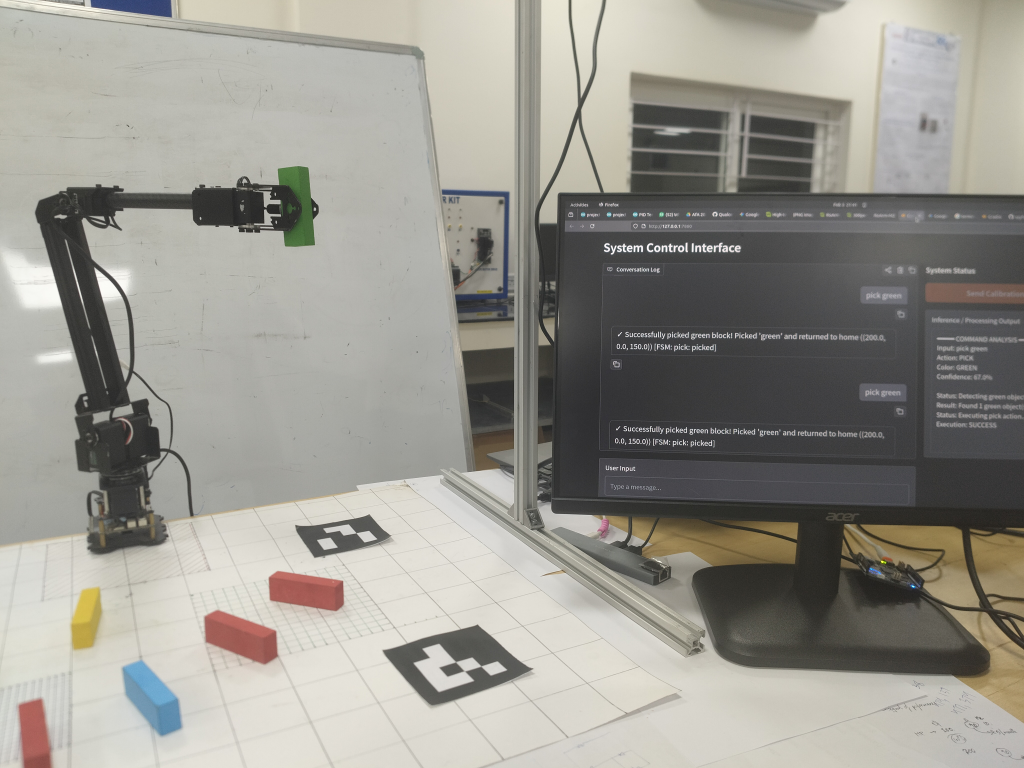
#> input picture assets/workspace.jpg, 4096 x 3072 px (shown at 1/4 size)
$ python -i detect_jenga.py   (imports and definitions only)
#> lines starting #> are read from the running program, lines starting #| are printed output that depends on the picture; after the words box and inside, x2 and y2 are one past the last pixel; in counts of white or black regions, pixels touching at a corner belong together
"""Jenga block detector using color segmentation and distance estimation."""

import cv2
import numpy as np
import pyrealsense2 as rs

TABLE_Z_HEIGHT = -120.0
BLOCK_HEIGHT = 15.0

class JengaBlockDetector:
    def __init__(self, focal_length=None, real_block_length=7, camera_intrinsics=None):
        self.focal_length = focal_length
        self.real_block_length = real_block_length

        # Known Jenga block dimensions in cm (1.5 x 2.5 x 7)
        self.real_block_short_sides = (2.5, 1.5)
        self.split_tolerance = 0.30
        self.max_split_per_axis = 8

        # Camera intrinsics for 3D coordinate conversion
        self.camera_intrinsics = camera_intrinsics or {
            'fx': focal_length,
            'fy': focal_length,
            'ppx': 320,
            'ppy': 240
        }

        # HSV color ranges for each block color
        self.color_ranges = {
            'red': [(np.array([0, 100, 100]), np.array([5, 255, 255])),
                    (np.array([160, 100, 100]), np.array([180, 255, 255]))],
            'blue': [(np.array([70, 100, 100]), np.array([130, 255, 255]))],
            'green': [(np.array([40, 50, 50]), np.array([80, 255, 255]))],
            'yellow': [(np.array([21, 100, 100]), np.array([35, 255, 255]))],
            'pink': [(np.array([140, 25, 150]), np.array([165, 255, 255]))],
            'orange': [(np.array([6, 100, 100]), np.array([20, 255, 255]))]
        }

        # Homography matrix for coordinate frame transformation
        self.homography_matrix = None

    def segment_color(self, hsv_image, color_name):
        """Create mask for a specific color."""
        mask = np.zeros(hsv_image.shape[:2], dtype=np.uint8)

        for lower, upper in self.color_ranges[color_name]:
            mask = cv2.bitwise_or(mask, cv2.inRange(hsv_image, lower, upper))

        # Clean up mask with morphological operations
        kernel = np.ones((5, 5), np.uint8)
        mask = cv2.morphologyEx(mask, cv2.MORPH_CLOSE, kernel)
        mask = cv2.morphologyEx(mask, cv2.MORPH_OPEN, kernel)

        return mask

    def find_aligned_rectangle(self, contour):
        """Find the minimum area rectangle aligned with block edges."""
        rect = cv2.minAreaRect(contour)

        box = cv2.boxPoints(rect)
        box = np.int32(box)

        center = rect[0]
        width, height = rect[1]
        angle = rect[2]

        # Ensure width is always the longest side
        if width < height:
            width, height = height, width
            angle += 90

        return {
            'center': center,
            'width': width,   # Longest side in pixels
            'height': height, # Shortest side in pixels
            'angle': angle,
            'box': box
        }

    # [7 lines left out: function calculate_distance, not called in this run]

    def pixel_to_3d_world(self, pixel_x, pixel_y, distance_cm):
        """Convert 2D image coordinates to 3D world coordinates."""
        fx = self.camera_intrinsics['fx']
        fy = self.camera_intrinsics['fy']
        ppx = self.camera_intrinsics['ppx']
        ppy = self.camera_intrinsics['ppy']

        # Pinhole camera model conversion
        x = (pixel_x - ppx) * distance_cm / fx
        y = (pixel_y - ppy) * distance_cm / fy
        z = distance_cm

        return {
            'x': x,
            'y': y,
            'z': z
        }

    # [66 lines left out: functions load_calibration_matrix, transform_to_new_frame, _major_axis_unit_vector, _direction_away_from_observer_bottom, not called in this run]

    def _perpendicular_anticlockwise(self, vx, vy):
        """Return a vector perpendicular (90 degrees anticlockwise) to input."""
        return vy, -vx

    # [49 lines left out: functions _line_segment_intersection, _find_bbox_intersection, not called in this run]

    def _split_rect_if_merged(self, rect_info):
        """Split a merged min-area rectangle into multiple block-sized rectangles.

        When multiple same-color blocks touch, they form a single contour.
        This splits oversized rectangles based on expected Jenga dimensions.
        """
        width = float(rect_info['width'])
        height = float(rect_info['height'])
        if width <= 1e-6 or height <= 1e-6:
            return [rect_info]

        observed_aspect = width / height

        # Choose expected aspect ratio that best matches observation
        expected_aspects = [self.real_block_length / s for s in self.real_block_short_sides]
        expected_aspect = min(expected_aspects, key=lambda a: abs(observed_aspect - a))

        tol = float(self.split_tolerance)

        # Determine how many blocks are merged along each axis
        n_major = 1
        if observed_aspect > expected_aspect * (1.0 + tol):
            n_major = int(round(observed_aspect / expected_aspect))

        n_minor = 1
        # Equivalent to: (height/width) > (1/expected_aspect)*(1+tol)
        if (height / width) * expected_aspect > (1.0 + tol):
            n_minor = int(round((height / width) * expected_aspect))

        n_major = max(1, min(self.max_split_per_axis, n_major))
        n_minor = max(1, min(self.max_split_per_axis, n_minor))

        if n_major == 1 and n_minor == 1:
            return [rect_info]

        # Subdivide into grid of rectangles aligned with same angle
        angle = float(rect_info['angle'])
        theta = np.deg2rad(angle)
        ux, uy = float(np.cos(theta)), float(np.sin(theta))
        vx, vy = -uy, ux

        sub_w = width / n_major
        sub_h = height / n_minor

        cx0, cy0 = float(rect_info['center'][0]), float(rect_info['center'][1])
        out = []

        for i in range(n_major):
            for j in range(n_minor):
                # Center offsets to keep grid centered on original rect
                off_major = (i - (n_major - 1) / 2.0) * sub_w
                off_minor = (j - (n_minor - 1) / 2.0) * sub_h
                cx = cx0 + off_major * ux + off_minor * vx
                cy = cy0 + off_major * uy + off_minor * vy

                sub_rect = ((cx, cy), (sub_w, sub_h), angle)
                box = cv2.boxPoints(sub_rect)
                box = np.int32(box)

                out.append({
                    'center': (cx, cy),
                    'width': sub_w,
                    'height': sub_h,
                    'angle': angle,
                    'box': box
                })

        return out

    def detect_blocks(self, image):
        """Detect all Jenga blocks in the image."""
        hsv = cv2.cvtColor(image, cv2.COLOR_BGR2HSV)
        detected_blocks = []

        for color_name in self.color_ranges.keys():
            mask = self.segment_color(hsv, color_name)
            contours, _ = cv2.findContours(mask, cv2.RETR_EXTERNAL, cv2.CHAIN_APPROX_SIMPLE)

            for contour in contours:
                area = cv2.contourArea(contour)

                # Filter by minimum area
                if area < 500:
                    continue

                rect_info = self.find_aligned_rectangle(contour)
                # Split merged blobs into individual block rectangles
                rect_infos = self._split_rect_if_merged(rect_info)

                # Filter by solidity
                hull = cv2.convexHull(contour)
                hull_area = cv2.contourArea(hull)
                if hull_area > 0:
                    solidity = area / hull_area
                    if solidity < 0.6:
                        continue

                # Process each rectangle
                approx_area_each = float(area) / max(1, len(rect_infos))

                for ri in rect_infos:
                    width = float(ri['width'])
                    height = float(ri['height'])
                    if width <= 1e-6 or height <= 1e-6:
                        continue

                    aspect_ratio = width / height
                    # Filter invalid aspect ratios
                    if aspect_ratio < 1.2 or aspect_ratio > 6:
                        continue

                    # Calculate distance using longest side
                    dist = 0.0
                    if self.focal_length is not None:
                        dist = self.calculate_distance(width)

                    # Convert to 3D coordinates
                    center_pixel = ri['center']
                    world_coords = self.pixel_to_3d_world(center_pixel[0], center_pixel[1], dist)

                    # Transform to robot frame if calibration available
                    new_frame_coords = self.transform_to_new_frame(world_coords)

                    # Calculate perpendicular intersection point
                    vx, vy = self._major_axis_unit_vector(ri['angle'])
                    vx, vy = self._direction_away_from_observer_bottom(vx, vy)
                    perp_vx, perp_vy = self._perpendicular_anticlockwise(vx, vy)
                    intersection = self._find_bbox_intersection(ri['center'], perp_vx, perp_vy, ri['box'])

                    # Calculate 3D coordinates for intersection point
                    intersection_world_coords = None
                    intersection_new_frame_coords = None
                    if intersection is not None:
                        intersection_world_coords = self.pixel_to_3d_world(intersection[0], intersection[1], dist)
                        intersection_new_frame_coords = self.transform_to_new_frame(intersection_world_coords)

                    block_data = {
                        'color': color_name,
                        'center': ri['center'],
                        'width': width,
                        'height': height,
                        'angle': ri['angle'],
                        'box': ri['box'],
                        'area': approx_area_each,
                        'distance': dist,
                        'aspect_ratio': aspect_ratio,
                        'solidity': solidity,
                        'world_coords': world_coords,
                        'new_frame_coords': new_frame_coords,
                        'intersection_point': intersection,
                        'intersection_world_coords': intersection_world_coords,
                        'intersection_new_frame_coords': intersection_new_frame_coords
                    }

                    detected_blocks.append(block_data)

        return detected_blocks

    # [52 lines left out: function draw_results, not called in this run]

# Main execution
# [82 lines not run here, left out]

>>> import cv2
>>> picture = cv2.imread('../assets/workspace.jpg')
#> picture is the input picture: shape (3072, 4096, 3); mean B, G, R 142.6, 150, 152.1
>>> result = JengaBlockDetector().detect_blocks(picture)
#> in detect_blocks, `hsv = cv2.cvtColor(image, cv2.COLOR_BGR2HSV)`: hsv: shape (3072, 4096, 3); mean H, S, V 37.6, 19.1, 153.1
#> the loop in detect_blocks, `for color_name in self.color_ranges.keys():` made 1 pass
#> pass 1, in detect_blocks, `mask = self.segment_color(hsv, color_name)`:
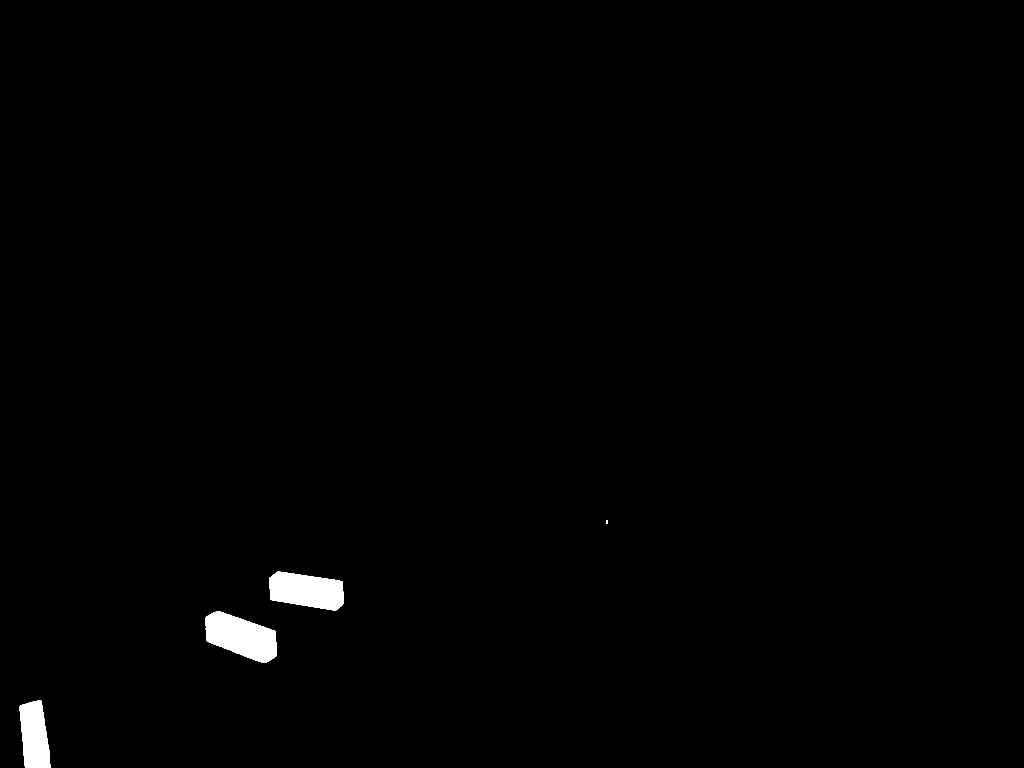
#> mask: shape (3072, 4096) (shown at 1/4 size); 0.78% white; 5 white regions, box (x1, y1, x2, y2) and area: (823, 2444, 1108, 2650) 38142, (1077, 2286, 1374, 2442) 34500, (78, 2800, 202, 3072) 25627, (2426, 2081, 2432, 2088) 42, (2425, 2089, 2430, 2095) 30
#> after the loop in detect_blocks, `for color_name in self.color_ranges.keys():`: detected_blocks = []
#> (the run stopped early here; a loop or call above may not have finished)
